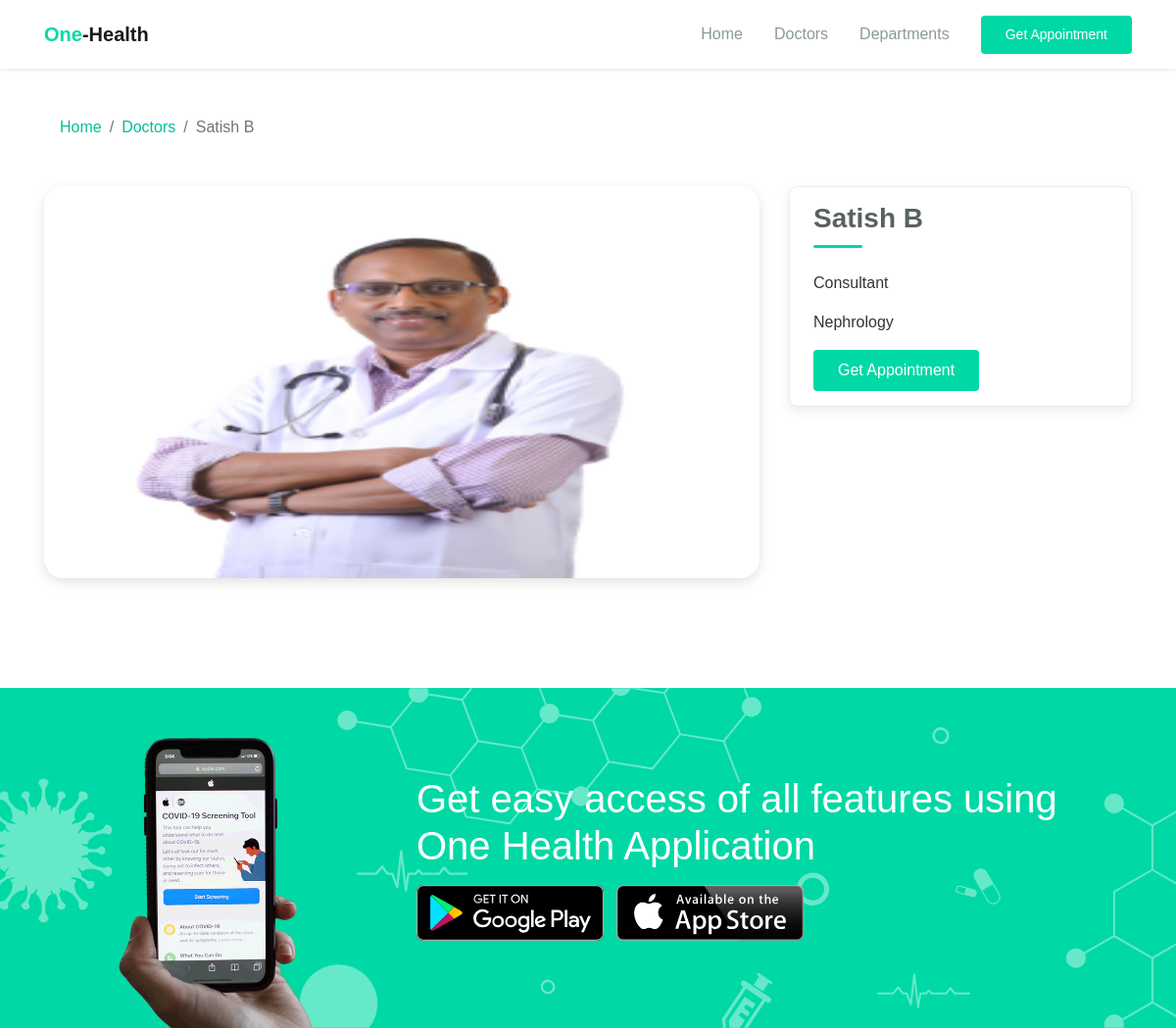
Page /nephrology/satish-b on the committed database.
### home/models.py (models this page shows, shortened)
class Doctor(models.Model):
    name=models.CharField(max_length=250,unique=True)
    slug=models.CharField(max_length=250,unique=True)
    desig=models.CharField(max_length=250)
    img=models.ImageField(upload_to='image')
    dept=models.ForeignKey(Deparment,on_delete=models.CASCADE)

class Deparment(models.Model):
    name=models.CharField(max_length=250,unique=True)
    slug=models.CharField(max_length=250, unique=True)
    img=models.ImageField(upload_to='image')
    desc=models.TextField()
    class Meta:
        ordering=('name',)
        verbose_name='department'
        verbose_name_plural='departments'
    def __str__(self):
        return '{}'.format(self.name)

### home/views.py (the view)
# urls.py: path('<slug:dp_slug>/<slug:dc_slug>',views.doc_details,name='dcdetails'),
def doc_details(request,dp_slug,dc_slug):
    try:
        doc=Doctor.objects.get(dept__slug=dp_slug,slug=dc_slug)
    except Exception as e:
        raise e
    return render(request,'doc-details.html',{'dt':doc})

### templates/doc-details.html (shortened to what this page needs)
{% load static %}
<!DOCTYPE html>
<html lang="en">
<head>
  <link rel="stylesheet" href="{% static 'css/maicons.css' %}">
  <link rel="stylesheet" href="{% static 'css/bootstrap.css' %}">
  <link rel="stylesheet" href="{% static 'vendor/owl-carousel/css/owl.carousel.css' %}">
  <link rel="stylesheet" href="{% static 'vendor/animate/animate.css' %}">
  <link rel="stylesheet" href="{% static 'css/theme.css' %}">
</head>
<body>
  <header>
    <nav class="navbar navbar-expand-lg navbar-light shadow-sm">
      <div class="container">
        <a class="navbar-brand" href="#"><span class="text-primary">One</span>-Health</a>
        <div class="collapse navbar-collapse" id="navbarSupport">
          <ul class="navbar-nav ml-auto">
            <li class="nav-item">
              <a class="nav-link" href="/">Home</a>
            </li>
            <li class="nav-item">
              <a class="nav-link" href="{% url 'dctlist' %}">Doctors</a>
            </li>
            <li class="nav-item">
              <a class="nav-link" href="{% url 'deptlist' %}">Departments</a>
            </li>
            <li class="nav-item">
              <a class="btn btn-primary ml-lg-3" href="{% url 'appt'  %}">Get Appointment</a>
            </li>
          </ul>
        </div>
      </div>
    </nav>
  </header>
  <div class="page-section pt-5">
    <div class="container">
      <div class="row">
        <div class="col-lg-8">
          <nav aria-label="Breadcrumb">
            <ol class="breadcrumb bg-transparent py-0 mb-5">
              <li class="breadcrumb-item"><a href="/">Home</a></li>
              <li class="breadcrumb-item"><a href="{% url 'dctlist' %}">Doctors</a></li>
              <li class="breadcrumb-item active" aria-current="page">{{dt.name}}</li>
            </ol>
          </nav>
        </div>
      </div>
      <div class="row">
        <div class="col-lg-8">
          <article class="blog-details">
            <div class="post-thumb">
              <img src="{{dt.img.url}}" alt=""height="400">
            </div>
          </article>
        </div>
        <div class="col-lg-4">
          <div class="sidebar">
            <div class="sidebar-block">
              <h3 class="sidebar-title">{{dt.name}}</h3>
              <p>{{dt.desig}}</p>
              <p>{{dt.dept}}</p>
                          <a href="{% url 'appt'  %}" class="btn btn-primary">Get Appointment</a>
            </div>
          </div>
        </div>
      </div>
    </div>
  </div>
  <div class="page-section banner-home bg-image" style="background-image: url(static/img/banner-pattern.svg);">
    <div class="container py-5 py-lg-0">
      <div class="row align-items-center">
        <div class="col-lg-4 wow zoomIn">
          <div class="img-banner d-none d-lg-block">
            <img src="../assets/img/mobile_app.png" alt="">
          </div>
        </div>
        <div class="col-lg-8 wow fadeInRight">
          <h1 class="font-weight-normal mb-3">Get easy access of all features using One Health Application</h1>
          <a href="#"><img src="../assets/img/google_play.svg" alt=""></a>
          <a href="#" class="ml-2"><img src="../assets/img/app_store.svg" alt=""></a>
        </div>
      </div>
    </div>
  </div>
</body>
</html>

### static/css/theme.css (style rules this page uses)
:root { --primary: #00D9A5; --accent: #FF3D85; --secondary: #4E5AFE; --warning: #EED818; --info: #05B4E1; --danger: #FF4943; --success: #96C93D; --dark: #343531; --light: #F5F9F6; --cs: #596261; --grey: #6E807A; }
body { font-family: "Source Sans Pro", sans-serif; line-height: 1.5; color: #343531; }
a { color: #07be94; text-decoration: none; background-color: transparent; }
.text-primary { color: #00D9A5 !important; }
.btn-primary { color: #fff; background-color: #00D9A5; border-color: transparent; }
.btn { padding: 8px 24px; }
.breadcrumb { background-color: #f8f9fa; }
.navbar { min-height: 70px; }
.navbar-brand { font-weight: 600; padding-top: 10px; padding-bottom: 10px; }
.navbar-nav { margin-top: 10px; border-top: 1px solid #E8EEE4; flex-shrink: 0; }
.navbar-nav .nav-link { transition: all .2s ease; }
.navbar-nav .btn { font-size: 14px; }
.navbar-light .navbar-nav .nav-link { color: rgba(110, 128, 122, 0.8); }
@media (min-width: 992px) { .navbar-expand-lg .navbar-nav { margin-top: 0; border-top: none; } }
@media (min-width: 992px) { .navbar-expand-lg .navbar-nav .nav-link { padding-right: 16px; padding-left: 16px; } }
@media (min-width: 992px) { .navbar-expand-lg .navbar-nav { align-items: center; } }
.bg-image { position: relative; background-position: center center; background-size: cover; background-repeat: no-repeat; }
.bg-image > * { position: relative; z-index: 10; }
.page-section { position: relative; padding-top: 80px; padding-bottom: 80px; overflow: hidden; }
.blog-details { position: relative; display: block; }
.blog-details .post-thumb { position: relative; display: block; margin-bottom: 32px; width: 100%; border-radius: 20px; overflow: hidden; box-shadow: 0 4px 12px rgba(154, 159, 151, 0.3); }
.blog-details .post-thumb img { width: 100%; }
.sidebar-block { position: relative; display: block; padding: 15px 24px; margin-bottom: 32px; background-color: #fff; border-radius: 8px; border: 1px solid #E8EEE4; box-shadow: 0 4px 12px rgba(154, 159, 151, 0.2); }
.sidebar-block::after { display: block; clear: both; content: ""; }
.sidebar-title { font-weight: 600; margin-bottom: 24px; color: #596261; }
.sidebar-title::after { content: ''; display: block; margin-top: 10px; width: 50px; height: 3px; background-color: #00D9A5; border-radius: 40px; }
.banner-home { padding: 0; background-color: #00D9A5; color: #fff; }
.banner-home .img-banner { display: block; max-width: 200px; margin-top: 50px; margin-left: auto; margin-right: auto; overflow: hidden; }
.banner-home .img-banner img { width: 100%; }

### rows in the picture
Doctor: name "Satish B", img (picture), desig "Consultant", dept "Nephrology"
